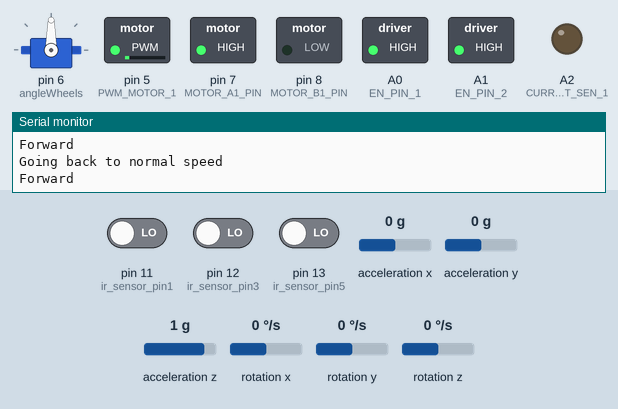
Bench run of a sketch on a simulated Arduino Uno, built with avr-gcc and run on an emulated ATmega328P. On the bench: servo, switched loads named in the sketch (green lamp = pin HIGH), output pins drawn as LEDs (lit = HIGH), the last lines printed to the serial monitor. Dashed ring = blinking. Inputs (shaded band) come from the test bench; at power-on: acceleration x 0 g, pin 11 (ir_sensor_pin1) LOW, pin 12 (ir_sensor_pin3) LOW, pin 13 (ir_sensor_pin5) LOW, acceleration y 0 g, acceleration z 1 g, rotation x 0 °/s, rotation y 0 °/s, rotation z 0 °/s. At 13.0 s the program stops and its outputs stay as they are.

Above: at 2.2 s.
2.3 s: acceleration x set to 0.3 g
At 2.9 s:
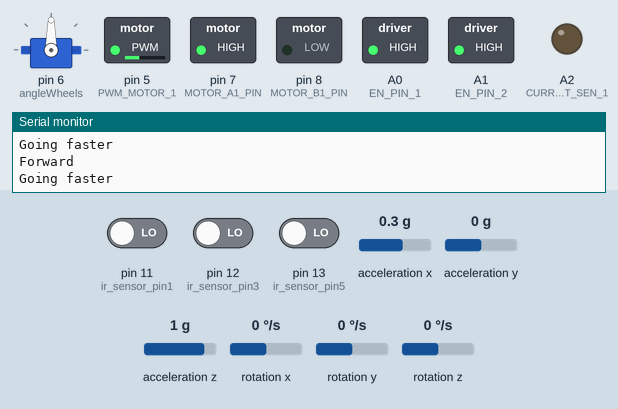
3.8 s: acceleration x set to -1.4 g
At 4.01 s:
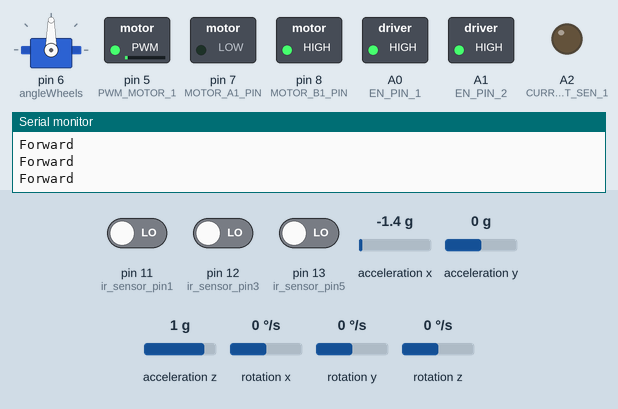
6.8 s: pin 11 (ir_sensor_pin1) driven HIGH
At 7.39 s:
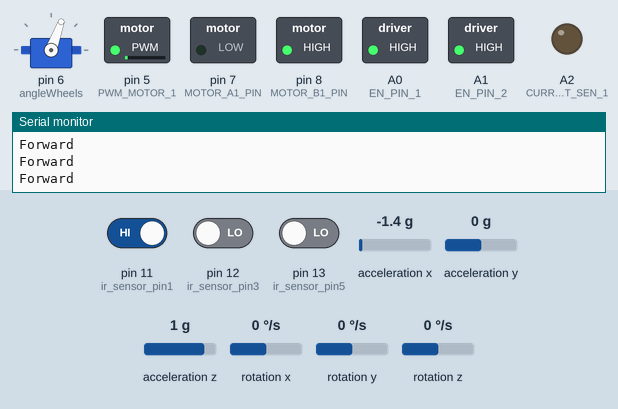
9.8 s: acceleration x set to 0.8 g
At 10.9 s:
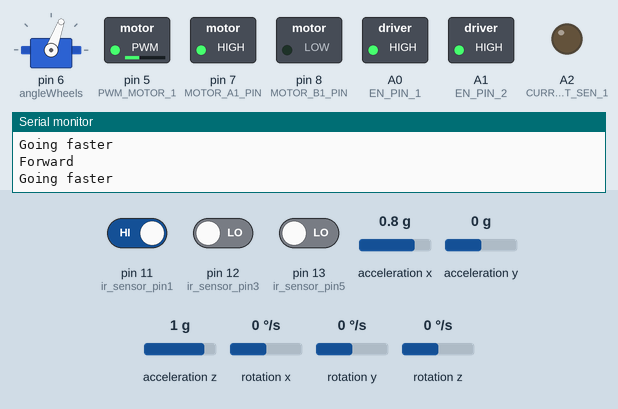
11.4 s: pin 12 (ir_sensor_pin3) driven HIGH
At 12.3 s:
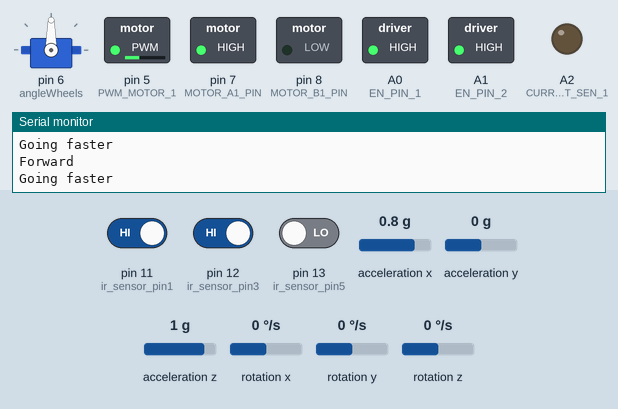
12.9 s: pin 13 (ir_sensor_pin5) driven HIGH
At 14.1 s:
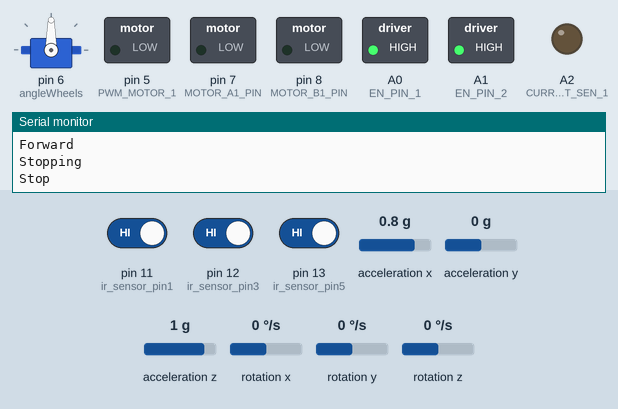
Timing chart, 0 to 14.5 s (numbered marks = the images above; inputs shaded):
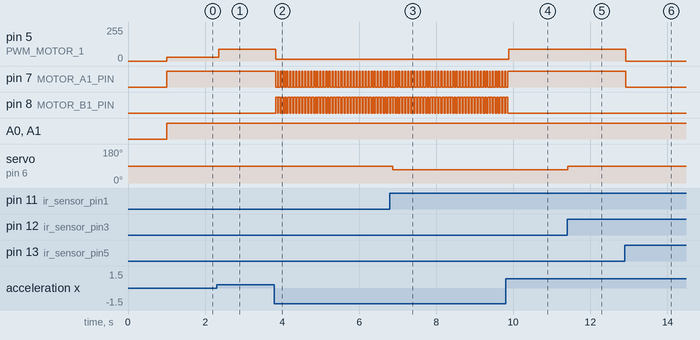

Measured:
- the behaviour switches between 0.1 and 0.2 g on acceleration x (found by bisection; images 0 and 1)
- after the input at 2.3 s, pin 5 (PWM_MOTOR_1): 27/255 → 90/255 after 0.05 s
- after the input at 3.8 s, pin 5 (PWM_MOTOR_1): 90/255 → 15/255 at once; pin 7 (MOTOR_A1_PIN): alternates HIGH for 0.03 s and LOW for 0.05 s, starting at once; pin 8 (MOTOR_B1_PIN): alternates HIGH for 0.05 s and LOW for 0.03 s, starting at once
- after the input at 6.8 s, servo on pin 6 (angleWheels): 90° → 70° after 0.07 s
- after the input at 9.8 s, pin 5 (PWM_MOTOR_1): 15/255 → 90/255 after 0.09 s; pin 7 (MOTOR_A1_PIN): goes on until 9.9 s, then stays HIGH; pin 8 (MOTOR_B1_PIN): goes on until 9.9 s, then stays LOW
- after the input at 11.4 s, servo on pin 6 (angleWheels): 70° → 90° at once
- after the input at 12.9 s, pin 5 (PWM_MOTOR_1): 90/255 → 0/255 at once; pin 7 (MOTOR_A1_PIN): HIGH → LOW at once

The sketch:

main.ino
```cpp
/**********************
*                    Company: Teslazilla                      *
* Members: Axel Castrejon, Momchil Zhechev, Yoana Ivanova,    *
*          Adelina Muchanga and Dimitar Tarakchive            *
* University: Saxion University of Applied Sciences           *
* Subject: Project Systen                                     *
* Project: Autonomous RC car                                  *
*********************/


/////////////////////////////////////////////////////////////////////////////////////////////////////////////////////
//                                                                                                                 //
//  Credits:                                                                                                       //
//  Libraries and test codes:                                                                                      //
//                                                                                                                 //
//  "Adafruit SSD1306" : By Adafruit; For OLED display; not implemented into the main code                         //
//  "Bifrost library for HC-SR04" : By Jeremy Lindsay; For HC-SR04 ultrasonic distance sensor                      //
//  "ESP32Servo" : By Kevin Harrington; Allows ESP32 boards to control servo; not implemented into the main code   //
//  "MPU6050_light" : By rfetick; For light and fast comunication with the MPU6050 (gyroscope)                     //
//  "NewPing" : By Tim Eckel; A library that makes working with ultrasonic sensors easy                            //
//                                                                                                                 //
/////////////////////////////////////////////////////////////////////////////////////////////////////////////////////


#include <Servo.h>   // Library for Servo motor
#include <NewPing.h> //a library which would help in having a code avoiding delays
#include "Wire.h"
#include <MPU6050_light.h>

//Motor states
#define BRAKE 0
#define ROTATE_FORWARD    3 //1
#define ROTATE_BACKWARD   2 //2
#define CS_THRESHOLD 15

//Infrared sensor pins
const int ir_sensor_pin1 = 11;
const int ir_sensor_pin3 = 12;
const int ir_sensor_pin5 = 13;

//Angles for the wheels (servo motor)
const int angle0 = 70;
const int angle1 = 90;
const int angle2 = 135;

//MOTOR 1
#define MOTOR_A1_PIN 7
#define MOTOR_B1_PIN 8

#define PWM_MOTOR_1 5

#define CURRENT_SEN_1 A2

#define EN_PIN_1 A0
#define EN_PIN_2 A1

#define MOTOR_1 0

short defaultSpeed = 27;
short fastSpeed = 90;
unsigned short motor_Status = BRAKE;

#include <Arduino.h>

Servo angleWheels;

bool wentUp = false;

MPU6050 mpu(Wire);
unsigned long timerMPU = 0;

void setup()
{
  Serial.begin(9600); // Serial monitor at baud rate 9600

  angleWheels.attach(6);

  pinMode(ir_sensor_pin1, INPUT); // Pin set as input
  pinMode(ir_sensor_pin3, INPUT);
  pinMode(ir_sensor_pin5, INPUT);

  pinMode(MOTOR_A1_PIN, OUTPUT);
  pinMode(MOTOR_B1_PIN, OUTPUT);

  pinMode(PWM_MOTOR_1, OUTPUT);

  pinMode(CURRENT_SEN_1, OUTPUT);

  pinMode(EN_PIN_1, OUTPUT);
  pinMode(EN_PIN_2, OUTPUT);

//  //Ultrasonic Sensor
//  botPingTimer = millis() + pingSpeed; // Sensor 1 fires after 1 second (pingSpeed)
//  topPingTimer = botPingTimer + 35; // Sensor 2 fires 35ms later

  //Gyro setup
  Wire.begin();

  byte status = mpu.begin();
  Serial.print(F("MPU6050 status: "));
  Serial.println(status);
  while(status!=0){ } // stop everything if could not connect to MPU6050

  Serial.println(F("Calculating offsets, do not move MPU6050"));
  // mpu.upsideDownMounting = true; // uncomment this line if the MPU6050 is mounted upside-down
  mpu.calcOffsets(); // gyro and accelero
  Serial.println("Done!\n");
}

void loop()
{
    digitalWrite(EN_PIN_1, HIGH);
    digitalWrite(EN_PIN_2, HIGH);


    Forward();
    Servo_Ir();
    //Ultrasonic_Sensor();
    Gyro();
}

void Stop()
{
  Serial.println("Stop");
  motor_Status = BRAKE;
  defaultSpeed= 0;
  motorGo(MOTOR_1, motor_Status, defaultSpeed);
}

void Reverse()
{
  Serial.println("Reverse");
  motor_Status = ROTATE_BACKWARD;
  motorGo(MOTOR_1, motor_Status, defaultSpeed);
}

void motorGo(uint8_t motor, uint8_t direct, uint8_t pwm)
{
  if(motor == MOTOR_1)
  {
    if(direct == ROTATE_BACKWARD)
    {
      digitalWrite(MOTOR_A1_PIN, LOW);
      digitalWrite(MOTOR_B1_PIN, HIGH);
    }
    else if(direct == ROTATE_FORWARD)
    {
      digitalWrite(MOTOR_A1_PIN, HIGH);
      digitalWrite(MOTOR_B1_PIN, LOW);
    }
    else
    {
      digitalWrite(MOTOR_A1_PIN, LOW);
      digitalWrite(MOTOR_B1_PIN, LOW);
    }

    analogWrite(PWM_MOTOR_1, pwm);
  }

}

void Forward()
{
  Serial.println("Forward");
  motor_Status = ROTATE_FORWARD;
  motorGo(MOTOR_1, motor_Status, defaultSpeed);
}

void Servo_Ir() {
  if(digitalRead(ir_sensor_pin3)&&digitalRead(ir_sensor_pin5)&&digitalRead(ir_sensor_pin1)){
    Serial.println("Stopping");
    Stop();
    while(true); //This will make the program run this infinitly when the car reaches the end, so it won't try to move again, until it is restarted.
    return;
  }

 if (digitalRead(ir_sensor_pin3)) { // if Pin logic is HIGH
    angleWheels.write(angle1);
  } else if (digitalRead(ir_sensor_pin1)) { // if Pin logic is HIGH
    angleWheels.write(angle0);
  } else if (digitalRead(ir_sensor_pin5)) {
   angleWheels.write(angle2);
  }

}

void Gyro() {
  mpu.update();

  if((millis()-timerMPU)>10){ // run every 10ms

    if (mpu.getAngleY() < -7) { // Detect the car going up
        defaultSpeed = fastSpeed;
        wentUp = true;
        Serial.println("Going faster");
    } else if (mpu.getAngleY() > -2) {// Detect the car going back to flat
        if(wentUp) {
          Serial.println("Slowing down");
          defaultSpeed = 15;
          Reverse();
          delay(50);
        } else {
          defaultSpeed = 27;
          Serial.println("Going back to normal speed");
        }
    }
    timerMPU = millis();
  }
}
```
